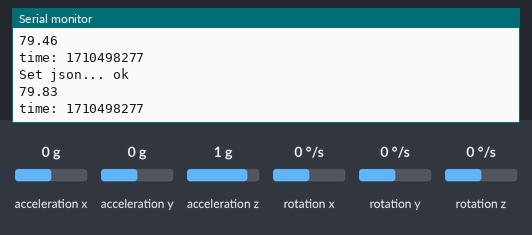
The sketch below on a simulated ESP8266 (NodeMCU). On the bench: the last lines printed to the serial monitor. Wiring (inferred from the names in the program): MPU-6050 motion sensor at I2C address 0x68. The inputs (shaded band) are chosen by the test bench; at power-on: acceleration x 0 g, acceleration z 1 g, rotation y 0 °/s, acceleration y 0 g, rotation x 0 °/s, rotation z 0 °/s. WiFi joins after 1.5 s; servers stay silent unless stated; network time is answered at once with the bench clock; the local clock reads 2024-03-15 10:24:30 at power-on unless the sketch sets it.

Above: at 7.2 s.
7.3 s: acceleration x set to -1.4 g
At 7.44 s:
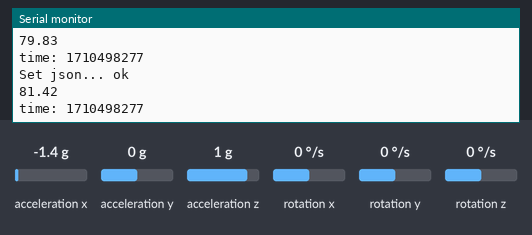
8.8 s: acceleration z set to -1.4 g
At 8.81 s:
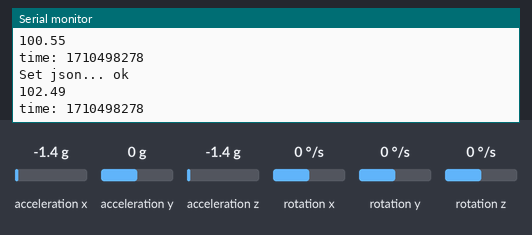
10.3 s: rotation y set to -192 °/s
At 10.33 s:
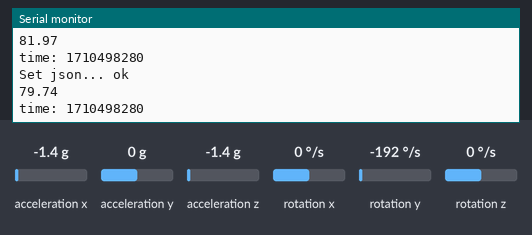
Timing chart, 0 to 13.3 s (numbered marks = the images above; inputs shaded):
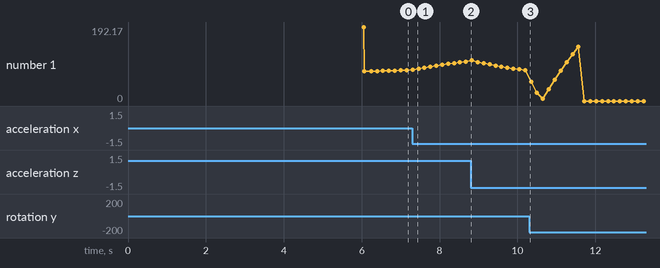

The sketch:

imudata.ino
```cpp
#include <Arduino.h>
#if defined(ESP32)
  #include <WiFi.h>
#elif defined(ESP8266)
  #include <ESP8266WiFi.h>
#endif
#include <Firebase_ESP_Client.h>
#include <NTPClient.h>
#include <WiFiUdp.h>

//Provide the token generation process info.
#include "addons/TokenHelper.h"
//Provide the RTDB payload printing info and other helper functions.
#include "addons/RTDBHelper.h"

// Insert your network credentials
#define WIFI_SSID "Axi"
#define WIFI_PASSWORD "0978847998"

// Insert Firebase project API Key
#define API_KEY "AIzaSyBiP6DUS3YmKMvHMNIZXBjzPrqROP7T2NM"
// Insert Authorized Email and Corresponding Password
#define USER_EMAIL "shunxiwu@gmail.com"
#define USER_PASSWORD "123456"

// Insert RTDB URLefine the RTDB URL */
#define DATABASE_URL "https://esp8266-imu-default-rtdb.firebaseio.com/"

#include<Wire.h>

#define AC_NUM_TO_AVG 3  // add minor smoothing to accelerometer readings - high numbers increase lag and make for slower measurements - better for slow systems
#define MPU_addr 0x68  // default MPU6050 address

//Define Firebase Data object
FirebaseData fbdo;

FirebaseAuth auth;
FirebaseConfig config;

// Variable to save USER UID
String uid;

// Database main path (to be updated in setup with the user UID)
String databasePath;
// Database child nodes
String xAccelPath = "/xAccel";
String yAccelPath = "/yAccel";
String zAccelPath = "/zAccel";
String degreePath = "/degree";
String timePath = "/timestamp";

// Parent Node (to be updated in every loop)
String parentPath;

FirebaseJson json;

// Define NTP Client to get time
WiFiUDP ntpUDP;
NTPClient timeClient(ntpUDP, "pool.ntp.org");
// Variable to save current epoch time
int timestamp;

unsigned long sendDataPrevMillis = 0;
int count = 0;
bool signupOK = false;
float degree;
float acReadings[3][AC_NUM_TO_AVG + 1];  // [x,y,z],[readings,sum]
int acAvgIndex = 0;  // track which index of array is next to be updated
float acInst[3] = {0,0,0};  // x,y,z
float acAvg[3] = {0,0,0};  // x,y,z
float acPR[2] = {0,0};  // accel pitch and roll
float gyDeltaPRY[3] = {0,0,0};  // gyro pitch roll and yaw
float acGyOffset[6] = {-247.69, -133.50, -68.48, 905.85, -151.32, -110.68};  // accel: x,y,z and gyro: x,y,z offsets - paste from calibration results
float gyAcMix = 0.95;  // adjust mix of gyro and accel in data combination, 0 = all accel, 1 = all gyro
float pry[3] = {0,0,0};  // final pitch roll and yaw

bool calibrateMpuBool = false;  // set "true" to autorun calibration
int calibrateTime = 5000;  // calibrate for 5000 milliseconds

float timeNow = 0;
float timePrev = 0;
float timeDelta = 0;


float rad2deg(float rad){
  return (rad*180.0)/PI;
}

void updateAcReadings(){
  Wire.beginTransmission(MPU_addr);
  Wire.write(0x3B);
  Wire.endTransmission(false);
  Wire.requestFrom(MPU_addr, 6, true);
  int16_t xAcRaw = (Wire.read() << 8 | Wire.read());
  int16_t yAcRaw = (Wire.read() << 8 | Wire.read());
  int16_t zAcRaw = (Wire.read() << 8 | Wire.read());

  acInst[0] = (float)xAcRaw + acGyOffset[0];
  acInst[1] = (float)yAcRaw + acGyOffset[1];
  acInst[2] = (float)zAcRaw + acGyOffset[2];
}

void updateAcAvg(){
  for(int i = 0; i < 3; i++){
    acReadings[i][AC_NUM_TO_AVG] -= acReadings[i][acAvgIndex];
    acReadings[i][acAvgIndex] = acInst[i];
    acReadings[i][AC_NUM_TO_AVG] += acReadings[i][acAvgIndex];
    acAvg[i] = acReadings[i][AC_NUM_TO_AVG] / AC_NUM_TO_AVG;
  }
  acAvgIndex++;
  acAvgIndex = acAvgIndex % AC_NUM_TO_AVG;
}

void calculateAcRP(){
  acPR[0] = rad2deg((atan(acAvg[0]/acAvg[2])));
  acPR[1] = rad2deg((atan(acAvg[1]/acAvg[2])));

}

void updateGyReadings(){
  Wire.beginTransmission(MPU_addr);
  Wire.write(0x43);
  Wire.endTransmission(false);
  Wire.requestFrom(MPU_addr, 6, true);
  int16_t xGyRaw = Wire.read() << 8 | Wire.read();
  int16_t yGyRaw = Wire.read() << 8 | Wire.read();
  int16_t zGyRaw = Wire.read() << 8 | Wire.read();

  gyDeltaPRY[1] = ((float)xGyRaw + acGyOffset[3])/65.5;
  gyDeltaPRY[0] = -((float)yGyRaw + acGyOffset[4])/65.5;  // negative to match orientations of accel +ve and gyro +ve
  gyDeltaPRY[2] = ((float)zGyRaw + acGyOffset[5])/65.5;
}

//////////MPU Calibration//////////
void calibrateMpu(){
  Serial.print("MPU calibration will begin in a few seconds, place on a level surface and do not move");
  for(int i = 0; i < 10000; i++){  // discard readings for 10000 milliseconds
    updateAcReadings();
    updateGyReadings();
    if((i%1000)==0){
      Serial.print(".");  // notify of ongoing action every 1000 milliseconds
    }
  }
  Serial.println();
  Serial.print("Calibrating");  // notify of calibration beginning
  long long int xAcSum = 0;
  long long int yAcSum = 0;
  long long int zAcSum = 0;
  long long int xGySum = 0;
  long long int yGySum = 0;
  long long int zGySum = 0;
  long int counter = 0;
  uint64_t timeNow = millis();
  while(millis()<(timeNow+calibrateTime)){
    updateAcReadings();
    updateGyReadings();
    xAcSum += acInst[0];
    yAcSum += acInst[1];
    zAcSum += acInst[2];
    xGySum += (int)(gyDeltaPRY[1]*65.5);
    yGySum += (int)(gyDeltaPRY[0]*65.5);
    zGySum += (int)(gyDeltaPRY[2]*65.5);
    counter++;
    if((counter%500)==0){
      Serial.print(".");  // notify of ongoing action every 500 milliseconds
    }
  }
  Serial.println();
  acGyOffset[0] += -((float)xAcSum/(float)counter);
  acGyOffset[1] += -((float)yAcSum/(float)counter);
  acGyOffset[2] += -((float)zAcSum/(float)counter) + 4100;  // 1g offset
  acGyOffset[3] += -((float)xGySum/(float)counter);
  acGyOffset[4] += -((float)yGySum/(float)counter);
  acGyOffset[5] += -((float)zGySum/(float)counter) - 11; //experimental addon to compensate gyro drift for short-term use
  Serial.print("Offsets = {"); Serial.print(acGyOffset[0]); Serial.print(", "); Serial.print(acGyOffset[1]); Serial.print(", "); Serial.print(acGyOffset[2]); Serial.print(", "); Serial.print(acGyOffset[3]); Serial.print(", "); Serial.print(acGyOffset[4]); Serial.print(", "); Serial.print(acGyOffset[5]); Serial.print("};\t Count = "); Serial.println(counter);  // output readable and in copy/paste format
  calibrateMpuBool = false;  // ensure script does not rerun instantly
  delay(500);
}
// Initialize WiFi
void initWiFi() {
  WiFi.begin(WIFI_SSID, WIFI_PASSWORD);
  Serial.print("Connecting to WiFi ..");
  while (WiFi.status() != WL_CONNECTED) {
    Serial.print('.');
    delay(1000);
  }
  Serial.println(WiFi.localIP());
  Serial.println();
}

// Function that gets current epoch time
unsigned long getTime() {
  timeClient.update();
  unsigned long now = timeClient.getEpochTime();
  return now;
}


void setup(){
  Serial.begin(115200);
  delay(1000);
  Wire.begin();

  Wire.beginTransmission(MPU_addr);

  Wire.write(0x6B);
  Wire.write(0x00);
  Wire.endTransmission(true);
  delay(50);
  // Configuration of gyroscope
  Wire.beginTransmission(MPU_addr);
  Wire.write(0x1B);  // address of gyro config register
  Wire.write(0b00001000);  // gyro config - 500d/s
  Wire.endTransmission(true);

  // Configuration of the accelerometer
  Wire.beginTransmission(MPU_addr);
  Wire.write(0x1C);  // address of accel config register
  Wire.write(0b00010000);  // accel config - 4g
  Wire.endTransmission(true);

  for(int x = 0; x < 3; x++){  // initialise accel average array (done like this to be entirely variable in length
    for(int y = 0; y < AC_NUM_TO_AVG + 1; y++){
      acReadings[x][y] = 0;
    }
  }
  Serial.println("Press any key now to calibrate MPU.");
  delay(3000);  // allow time for input (gets stored in buffer)
  if(Serial.available() != 0){  // if something is in the buffer
    calibrateMpuBool = true;  // set calibration bool true
  }

  initWiFi();
  timeClient.begin();

  //wifi
  WiFi.begin(WIFI_SSID, WIFI_PASSWORD);
  Serial.print("Connecting to Wi-Fi");
  while (WiFi.status() != WL_CONNECTED){
    Serial.print(".");
    delay(300);
  }
  Serial.println();
  Serial.print("Connected with IP: ");
  Serial.println(WiFi.localIP());
  Serial.println();

  /* Assign the api key (required) */
  config.api_key = API_KEY;

  // // Assign the user sign in credentials
  // auth.user.email = USER_EMAIL;
  // auth.user.password = USER_PASSWORD;

  /* Assign the RTDB URL (required) */
  config.database_url = DATABASE_URL;
  Firebase.reconnectWiFi(true);
  fbdo.setResponseSize(4096);

  /* Sign up */
  if (Firebase.signUp(&config, &auth, "", "")){
    Serial.println("ok");
    signupOK = true;
  }
  else{
    Serial.printf("%s\n", config.signer.signupError.message.c_str());
  }

  /* Assign the callback function for the long running token generation task */
  config.token_status_callback = tokenStatusCallback; //see addons/TokenHelper.h

  // Assign the maximum retry of token generation
  config.max_token_generation_retry = 5;

  Firebase.begin(&config, &auth);
  Firebase.reconnectWiFi(true);
    // Getting the user UID might take a few seconds
  Serial.println("Getting User UID");
  while ((auth.token.uid) == "") {
    Serial.print('.');
    delay(1000);
  }
  // Print user UID
  uid = auth.token.uid.c_str();
  Serial.print("User UID: ");
  Serial.println(uid);

  // Update database path
  databasePath = "/UsersData/readings2";
}

void loop(){
  if(calibrateMpuBool){  // run calibration if requested (note: will autorun if calibrateMpuBool is initialised 'true')
    calibrateMpu();
  }

  // Accelerometer reading and manipulations
  updateAcReadings();
  updateAcAvg();
  calculateAcRP();

  // Gyroscope reading and manipulations
  updateGyReadings();

  // Calculation of true PRY
  timeNow = micros()/1000000.0;
  timeDelta = timeNow - timePrev;
  pry[0] = gyAcMix * (pry[0] + gyDeltaPRY[0] * timeDelta ) + (1-gyAcMix) * (acPR[0]);
  pry[1] = gyAcMix * (pry[1] + gyDeltaPRY[1] * timeDelta) + (1-gyAcMix) * (acPR[1]);
  pry[2] = pry[2] + gyDeltaPRY[2] * timeDelta;
  timePrev = timeNow;

  // Readable output
  // Serial.print("pry[0] = ");
  // Serial.print(pry[0]);
  // Serial.print("\t");
  // Serial.print("pry[1] = ");
  // Serial.print(pry[1]);
  // Serial.print("\t");
  // Serial.print("pry[2] = ");
  // Serial.print(pry[2]);
  // Serial.println();
  // delay(10);


  degree = abs(pry[0]-90);
  if(degree > 150){
    degree = 0;
  }
  Serial.println(degree);


  // Prepare a JSON object to send the pitch and timestamp
  // FirebaseJson json;
  // json.set("degree", degree);
  // json.set("time", timeNow);
    // json.set("timeinfo", buffer); // Add the timeinfo here

  if (Firebase.ready() && (millis() - sendDataPrevMillis > 150 || sendDataPrevMillis == 0)){
    sendDataPrevMillis = millis();
    //Get current timestamp
    timestamp = getTime();
    Serial.print ("time: ");
    Serial.println (timestamp);

    parentPath= databasePath + "/" + String(timestamp);

    json.set(degreePath.c_str(), String(degree));
    json.set(xAccelPath, String(acAvg[0]));
    json.set(yAccelPath, String(acAvg[1]));
    json.set(zAccelPath, String(acAvg[2]));
    json.set(timePath, String(timestamp));
    Serial.printf("Set json... %s\n", Firebase.RTDB.setJSON(&fbdo, parentPath.c_str(), &json) ? "ok" : fbdo.errorReason().c_str());

    // Write an Int number on the database path test/int
    // if (Firebase.RTDB.pushJSON(&fbdo, "test/data", &json)){
    //   Serial.println("PASSED");
    //   Serial.println("PATH: " + fbdo.dataPath());
    //   Serial.println("TYPE: " + fbdo.dataType());
    // }
    // else {
    //   Serial.println("FAILED");
    //   Serial.println("REASON: " + fbdo.errorReason());
    // }
    // count++;

    // // Write an Float number on the database path test/float
    // if (Firebase.RTDB.setFloat(&fbdo, "test/float", 0.01 + random(0,100))){
    //   Serial.println("PASSED");
    //   Serial.println("PATH: " + fbdo.dataPath());
    //   Serial.println("TYPE: " + fbdo.dataType());
    // }
    // else {
    //   Serial.println("FAILED");
    //   Serial.println("REASON: " + fbdo.errorReason());
    // }
  }
}
```

Measured:
- plotted number 1: 79.83 → 102.49 after the input at 7.3 s, 102.49 → 79.74 after the input at 8.8 s
